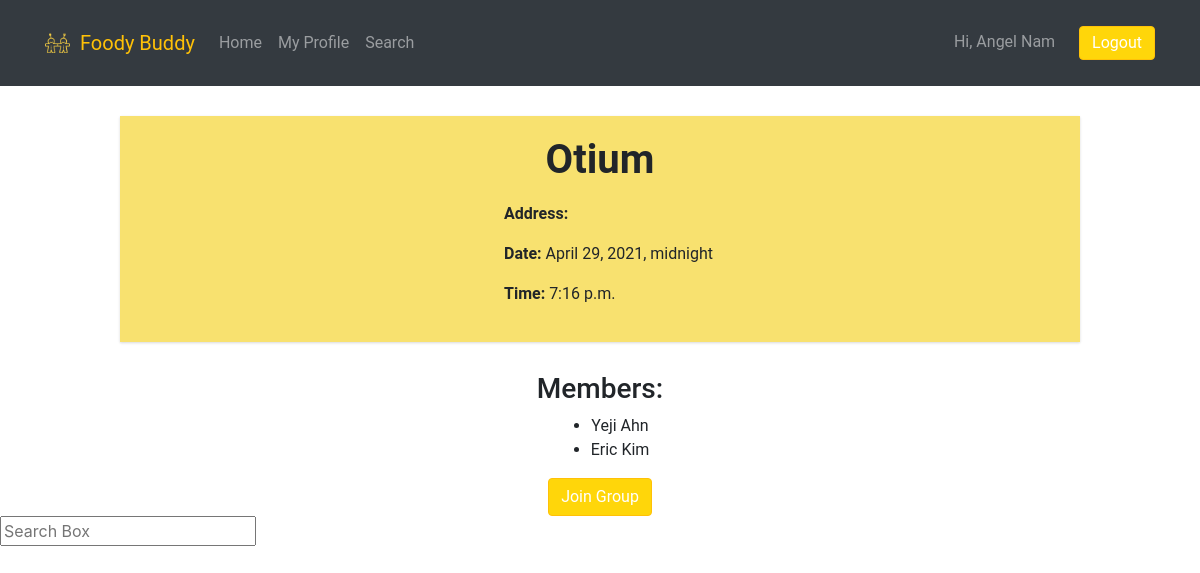
Page /dashboard/13 (signed in) on the committed database.
### foody_app/models.py (models this page shows)
class User(models.Model):
    first_name = models.CharField(max_length=255)
    last_name = models.CharField(max_length=255)
    email = models.EmailField(max_length=255)
    password = models.CharField(max_length=255)
    followers= models.ManyToManyField("self", symmetrical=False)
    created_at = models.DateField(auto_now_add=True)
    updated_at = models.DateField(auto_now=True)
    profile_pic = models.ImageField(null=True, blank=True, upload_to='images')
    objects = UserManager()

class Restaurant(models.Model):
    restaurant_name = models.CharField(max_length=45,blank=True)
    address = map_fields.AddressField(max_length=200)
    geolocation = map_fields.GeoLocationField(max_length=100)
    message = models.CharField(max_length=255)
    creator = models.ForeignKey(User, related_name="has_created_restaurant", on_delete=models.CASCADE)
    joined_by = models.ManyToManyField(User, related_name="join_restaurant")
    date = models.DateTimeField()
    time = models.TimeField(blank=True, null=True)
    created_at = models.DateField(auto_now_add=True)
    updated_at = models.DateField(auto_now=True)
    objects = RestaurantManager()

### foody_app/views.py (the view)
# urls.py: path("dashboard/<int:id>", views.one_restaurant),
def one_restaurant(request, id):
    context = {
        'one_restaurant': Restaurant.objects.get(id=id),
        'current_user': User.objects.get(id=request.session['user_id'])
    }
    return render(request, "one_restaurant.html", context)

### foody_app/templates/one_restaurant.html (shortened to what this page needs)
<!DOCTYPE html>
<html lang="en">
<head>
    <link href="https://stackpath.bootstrapcdn.com/bootstrap/4.5.0/css/bootstrap.min.css" rel="stylesheet">
    {% load static %}
    <link rel="stylesheet" href="{% static 'style.css' %}">
</head>
<body>
    <nav class="navbar navbar-expand-lg navbar-dark bg-dark">
        <div class="container">
            <img src="{% static 'logos.png' %}" width="25">
            <a class="navbar-brand text-warning" href="/dashboard">Foody Buddy</a>
            <div class="collapse navbar-collapse" id="navbarNav">
                <ul class="navbar-nav mr-auto">
                    <li class="nav-item">
                        <a class="nav-link" href="/dashboard">Home</a>
                    </li>
                    <li class="nav-item">
                    <a class="nav-link" href="/dashboard/profile/{{current_user.id}}">My Profile</a>
                    </li>
                    <li class="nav-item">
                    <a class="nav-link" href="/dashboard/search">Search</a>
                    </li>
                </ul>
                <span class="navbar-text">
                    Hi, {{current_user.first_name}} {{current_user.last_name}} <a href="/logout" role="button"
                    id="logout_button" class="btn btn-warning">Logout</a>
                </span>
            </div>
        </div>
    </nav>
        <div class="wrapper">
            <div class="restaurant">
                <div class="d-flex flex-column align-items-center text-center">
                    <h1><b> {{ one_restaurant.restaurant_name }}</b></h1>
                </div>
                <div class="info">
                    <p> <b>Address: </b> {{ one_restaurant.address }}</p>
                    <p> <b>Date: </b> {{ one_restaurant.date }}</p>
                    <p><b>Time:</b>  {{ one_restaurant.time }}</p>
                </div>
                <div class="delete_button">
                </div>
            </div>
            <div class="members">
                <div class="d-flex flex-column align-items-center text-center">
                    <h3>Members:</h3>
                    <ul>
                        {% for fav in one_restaurant.joined_by.all %}
                        <li>{{fav.first_name}} {{fav.last_name }}</li>
                        {% endfor %}
                    </ul>
                    {% if current_user not in one_restaurant.joined_by.all %}
                    <a href="/join/{{one_restaurant.id}}" role="button" class="btn btn-outline-warning">Join Group</a>
                    {% else %}
                    <a href="/leave/{{one_restaurant.id}}" role="button" class="btn btn-outline-warning">Leave Group</a>
                    {% endif %}
                </div>
            </div>
        </div>
    <input
    id="pac-input"
    class="controls"
    type="text"
    placeholder="Search Box"
  />
    <div id="map"></div>
</body>
</html>

### foody_app/static/style.css (style rules this page uses)
* { font-family: 'Roboto', sans-serif; }
body { background-color: white; }
.navbar-brand { padding-left: 10px; color: #F8E16F; }
a { color: black; }
.restaurant { padding-top: 20px; box-shadow: 0 1px 3px 0 rgba(0,0,0,.1), 0 1px 2px 0 rgba(0,0,0,.06); background-color: #F8E16F; width: 80%; margin: 30px; margin-left: 10%; }
.info { padding-left: 40%; padding-top:10px }
.delete_button { padding-left: 80%; padding-top:10px; padding-bottom: 10px; }
.btn { background-color: #ffd60a; color: white; }
#map { margin-top: 20px; margin-left: 20%; height: 400px; width: 60%; }
.container { padding-top: 10px; padding-bottom: 10px; }
#logout_button { margin-left: 20px; padding-top: 4px; padding-bottom: 4px; }

### rows in the picture
User: first_name "Angel", last_name "Nam"
Restaurant: restaurant_name "Otium", date "April 29, 2021, midnight", time "7:16 p.m."
User: first_name "Yeji", last_name "Ahn"
User: first_name "Eric", last_name "Kim"
